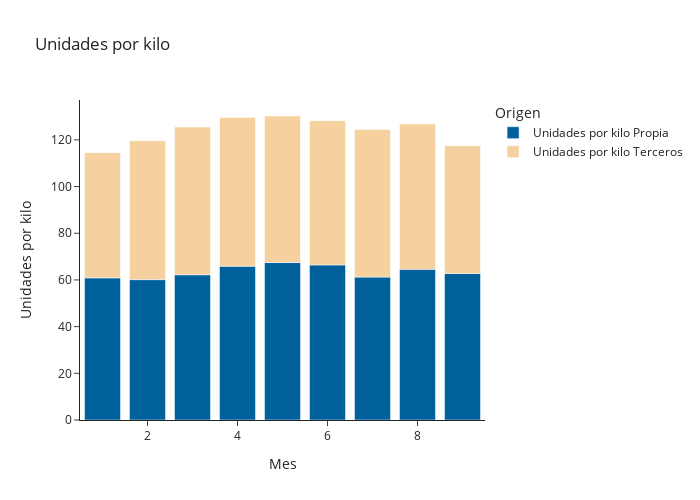

Notebook code cell kept with this figure:
### Code cell
df_unidades.drop_duplicates(inplace = True)
fig_industria = px.bar(df_unidades, x='Mes',
            y=['Unidades por kilo Propia','Unidades por kilo Terceros'], title="Unidades por kilo ",
            labels={'Mes':'Mes','value':'Unidades por kilo','variable':'Origen'},
            color_discrete_map={"Unidades por kilo Propia": "#00609C", "Unidades por kilo Terceros": "#F4D19F"},
            template="simple_white",
            width=700, 
            height=500)
fig_industria.show()

### Figure 1 — Plotly figure (JSON) as saved in the notebook; plotly's stock layout.template omitted (floating-point values rounded to 4 significant figures)
{"data": [{"alignmentgroup": "True", "hovertemplate": "Origen=Unidades por kilo Propia<br>Mes=%{x}<br>Unidades por kilo=%{y}<extra></extra>", "legendgroup": "Unidades por kilo Propia", "marker": {"color": "#00609C", "pattern": {"shape": ""}}, "name": "Unidades por kilo Propia", "offsetgroup": "Unidades por kilo Propia", "orientation": "v", "showlegend": true, "textposition": "auto", "type": "bar", "x": [1, 2, 3, 4, 5, 6, 7, 8, 9], "xaxis": "x", "y": [60.89, 60.13, 62.23, 65.88, 67.46, 66.43, 61.21, 64.55, 62.75], "yaxis": "y"}, {"alignmentgroup": "True", "hovertemplate": "Origen=Unidades por kilo Terceros<br>Mes=%{x}<br>Unidades por kilo=%{y}<extra></extra>", "legendgroup": "Unidades por kilo Terceros", "marker": {"color": "#F4D19F", "pattern": {"shape": ""}}, "name": "Unidades por kilo Terceros", "offsetgroup": "Unidades por kilo Terceros", "orientation": "v", "showlegend": true, "textposition": "auto", "type": "bar", "x": [1, 2, 3, 4, 5, 6, 7, 8, 9], "xaxis": "x", "y": [53.61, 59.54, 63.27, 63.7, 62.76, 61.78, 63.26, 62.3, 54.75], "yaxis": "y"}], "layout": {"barmode": "relative", "height": 500, "legend": {"title": {"text": "Origen"}, "tracegroupgap": 0}, "title": {"text": "Unidades por kilo "}, "width": 700, "xaxis": {"anchor": "y", "domain": [0, 1], "title": {"text": "Mes"}}, "yaxis": {"anchor": "x", "domain": [0, 1], "title": {"text": "Unidades por kilo"}}}}
